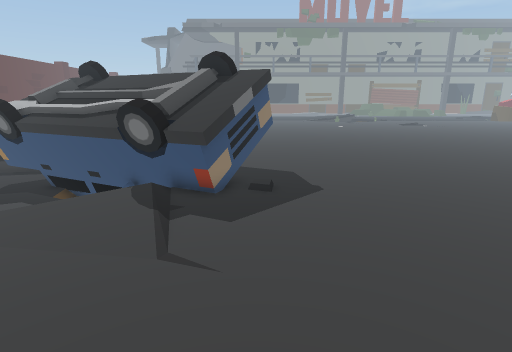
[1] (above)

17 first-person views from a walk through a scene from a Unity 3-D project. The camera is 1.5 m above the floor, tilts 14° down and sees 80° across. The floor is counted in squares, 0.5 m on a side. Each view is taken from the middle of a square. On the plan, view 1 faces up. The plan holds only what a view shows up to about 20 squares ahead; the rest is blank. The place goes on beyond the plan. The player is left out.

[2]
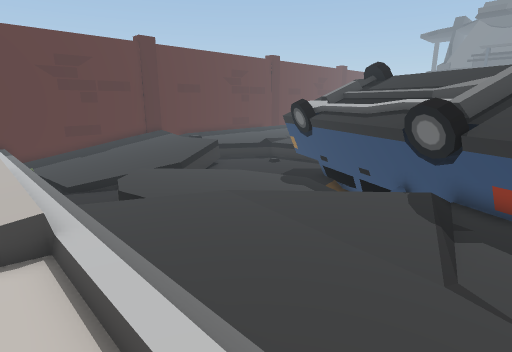

[3]
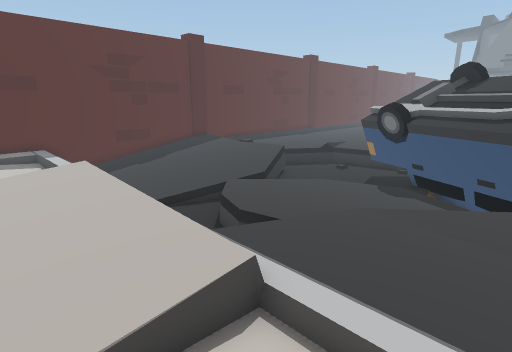

[4]
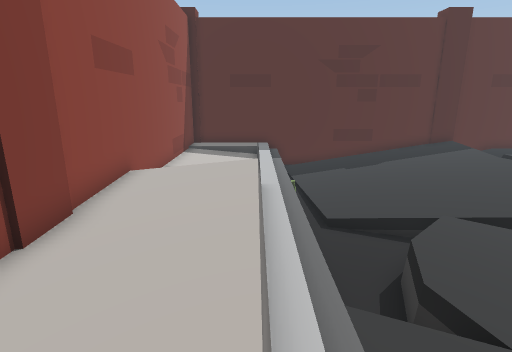

[5]
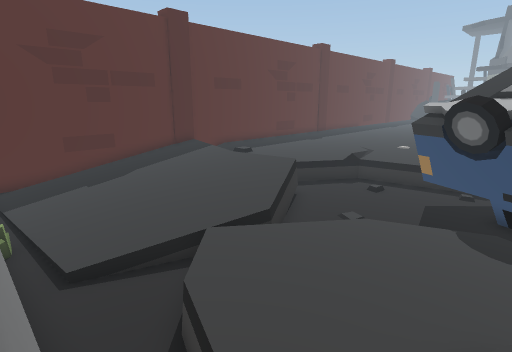

[6]
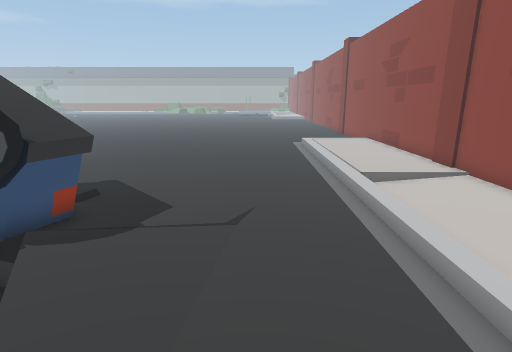

[7]
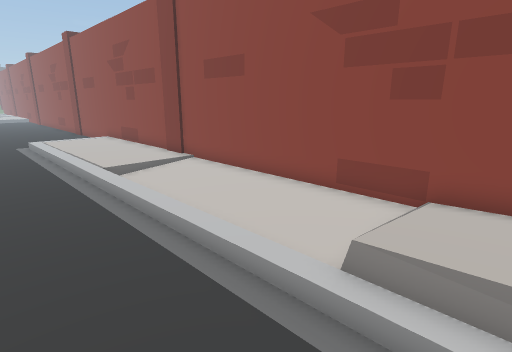

[8]
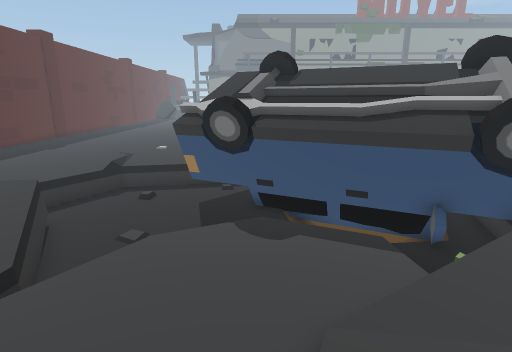

[9]
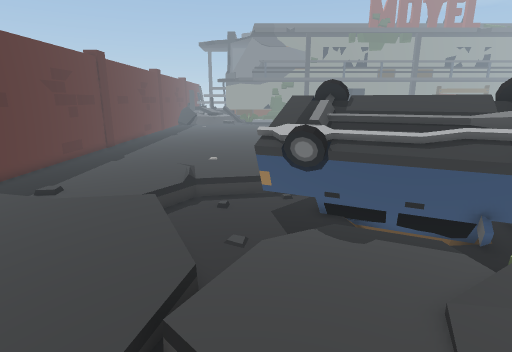

[10]
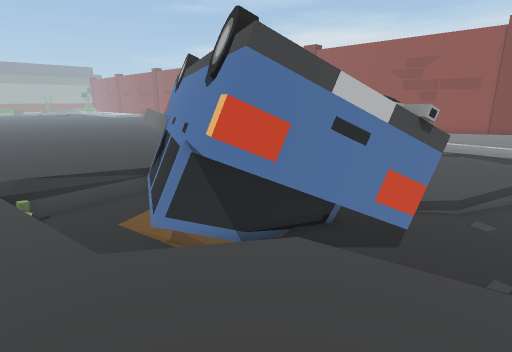

[11]
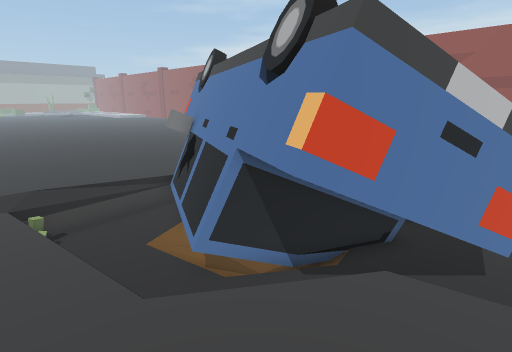

[12]
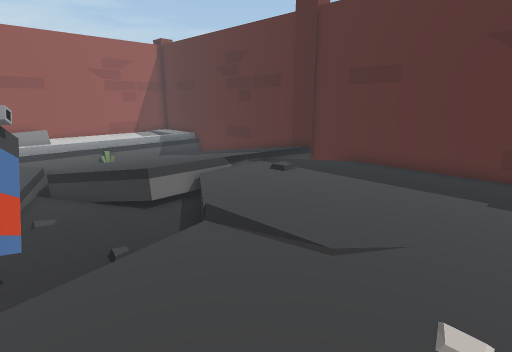

[13]
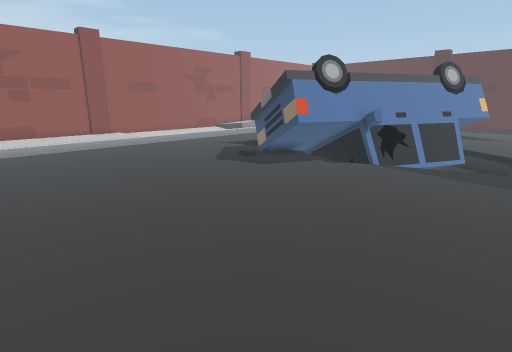

[14]
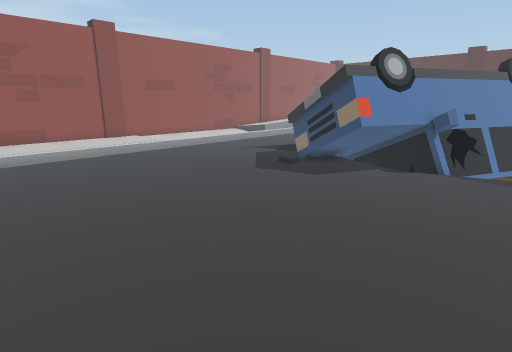

[15]
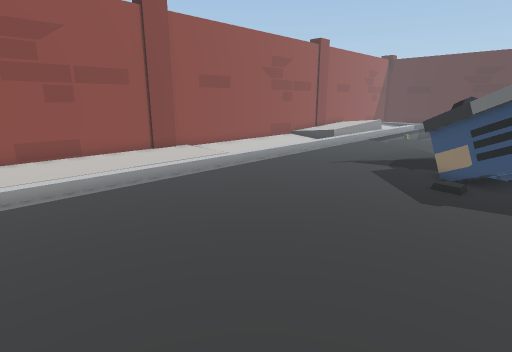

[16]
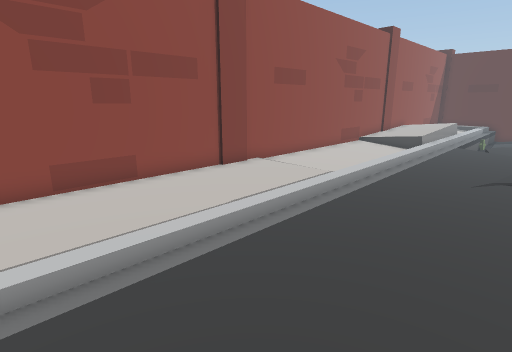

[17]
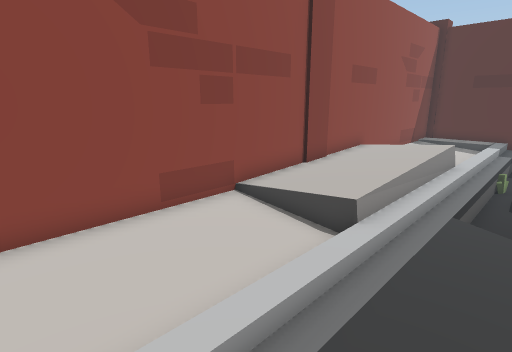

### Floor plan
Key: @ floor where view 1 was taken; # wall or solid block; . main floor; : floor 0.25 m higher than the main floor; - floor 0.25 m lower than the main floor; + floor 0.5 m higher than the main floor; _ floor 0.5 m lower than the main floor; < floor 0.75 m lower than the main floor; / step, stairs or slope; = window, fence, low wall or low ledge; O other object.
Columns run from 26 left of view 1 to 12 right of it. Each row starts with its distance up from view 1.
 23 #........... ..........      ......   .
 22 #...........  .......///............
 21 #................/______...............
 20 #..............OO_______/..............
 19 #..............OOOOOO<__/..............
 18 #..............OOOOOOOO_/..............
 17 #........ //__OOOOO OOOOO..............
 16 #......../____OOOOOO  OOO..............
 15 #........____OOOOOOOOOOOOOO............
 14 #/....../____OOOOOOOOOOOOOOO...........
 13 #=/..../_______OOOOOOOOOOOO............
 12 #::::///==_____/_OOOOOOOOOO............
 11 #.......::=___/---_OOOOOOOO............
 10 #..........=_/------_OOOOO............
  9 #..........=_-------/=#OOO.............
  8 #---......../-------=..................
  7 #----------/.-----/....................
  6 #----------/....-/.....................
  5 #----------_/..........................
  4 #_______--/___.//......................
  3 #_______/_______.......................
  2 #/....../../////.......................
  1 #:///////////////////////////::::::::::
  0 #:....    /++++++::.......@..::::::::::
 -1 #:....    /++++::::..........::::::::::
 -2 #:.....   /++::::::..........:::::::::
 -3 #######################################

Where each view was taken, in squares from view 1:
view 1: 0 up, 0 right, facing up
view 2: 0 up, 1 left, facing up-left
view 3: 2 down, 5 left, facing up-left
view 4: 1 up, 7 left, facing left
view 5: 2 up, 9 left, facing up-left
view 6: 5 up, 9 left, facing right
view 7: 5 up, 10 left, facing down-right
view 8: 3 up, 10 left, facing up
view 9: 1 up, 13 left, facing up
view 10: 23 up, 15 left, facing down-right
view 11: 23 up, 13 left, facing down-right
view 12: 23 up, 12 left, facing down-left
view 13: 23 up, 12 right, facing down-left
view 14: 20 up, 12 right, facing down-left
view 15: 13 up, 12 right, facing down-left
view 16: 7 up, 12 right, facing down-left
view 17: 4 up, 2 left, facing down-left
